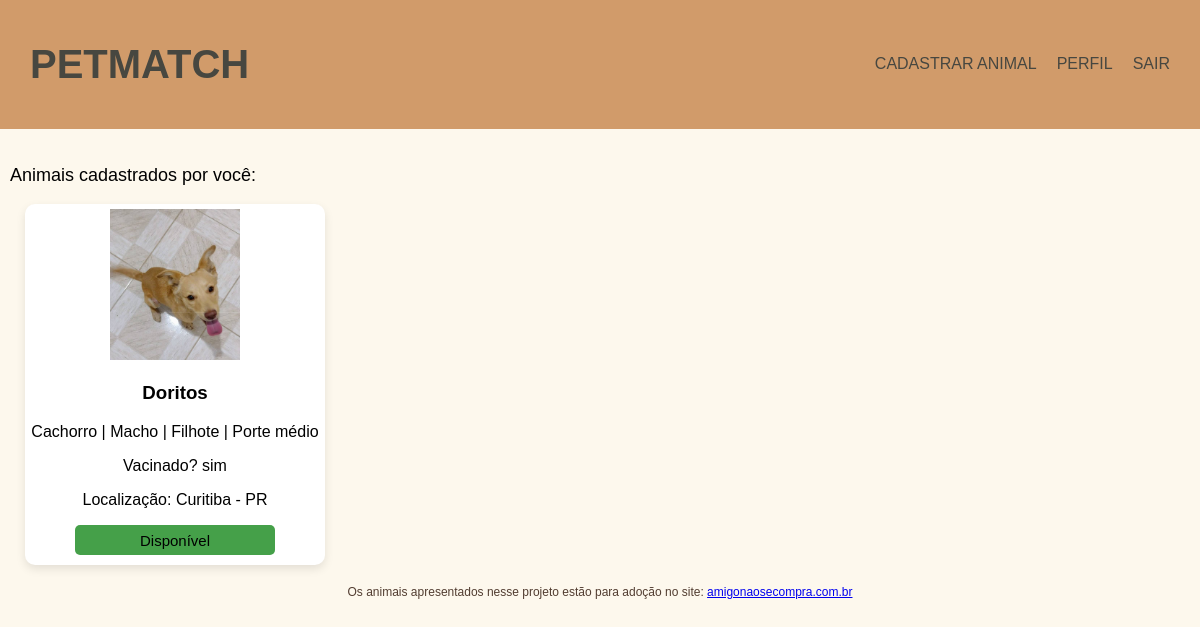
Page /doador (signed in) on the committed database.
### models.py (models this page shows)
class Animal(bdPetMatch.Model):
    __tablename__ = 'animal'
    id = bdPetMatch.Column(bdPetMatch.Integer, primary_key=True)
    nome = bdPetMatch.Column(bdPetMatch.String(150), nullable=False)
    imagem = bdPetMatch.Column(bdPetMatch.String(500), nullable=False)
    descricao = bdPetMatch.Column(bdPetMatch.String(200), nullable=False)
    vacinacao = bdPetMatch.Column(bdPetMatch.String(50), nullable=False)
    localizacao = bdPetMatch.Column(bdPetMatch.String(150), nullable=False)
    status = bdPetMatch.Column(bdPetMatch.String(80), default="Disponível")
    doador_id = bdPetMatch.Column(bdPetMatch.Integer, bdPetMatch.ForeignKey('usuario.id'), nullable=False)

### main.py (the view)
@app.route('/doador')
@login_required
def doador():
    animais = Animal.query.filter_by(doador_id=current_user.id).all()
    return render_template('doador.html', nome=current_user.nome, email=current_user.email, role=current_user.role, animais=animais)

### main.py (called while the page is built)
@lm.user_loader
def user_loader(id):
    usuario = bdPetMatch.session.query(Usuario).filter_by(id=id).first()
    return usuario

### templates/doador.html (shortened to what this page needs)
<!DOCTYPE html>
<html lang="pt-br">
<head>
</head>
<body>
    <div class="header">
        <h1>PETMATCH</h1>
        <div class="nav-links">
            <a href="{{ url_for('cadastroAnimal') }}">CADASTRAR ANIMAL</a>
            <a href="#">PERFIL
            </a>
            <a href="{{ url_for('logout') }}">SAIR</a>
        </div>
    </div>
    <br>
    <p class="txt">Animais cadastrados por você:</p>
    <div class="container">
            {% for animal in animais %}
            <div class="card">
                    <img src="{{ animal.imagem }}" alt="{{ animal.nome }}" width="130">
                    <h3>{{ animal.nome }}</h3>
                    <p>{{ animal.descricao }}</p>
                    <p>Vacinado? {{animal.vacinacao}}</p>
                    <p>Localização: {{ animal.localizacao }}</p>
                    <button class="disponivel {% if animal.status == 'Adotado' %} adotado {% endif %}"
                        {% if animal.status == 'Adotado' %} disabled {% endif %}>
                        {% if animal.status == 'Adotado' %} Adotado {% else %} {{ animal.status }} {% endif %}
                    </button>
                </div>
            {% endfor %}
    </div>
    <div class="footer">
        <p>Os animais apresentados nesse projeto estão para adoção no site: <a href="http://amigonaosecompra.com.br" target="_blank">amigonaosecompra.com.br</a></p>
    </div>
</body>
</html>

### templates/doador.html (style rules this page uses)
body { font-family: Arial, sans-serif; background-color: #fdf8ed; margin: 0; padding: 0; }
.header { display: flex; justify-content: space-between; align-items: center; background-color: #d19b6a; padding: 15px 30px; color: rgb(71, 71, 64); font-size: 20px; text-align: center; }
.nav-links { display: flex; gap: 20px; }
.nav-links a { text-decoration: none; color: rgb(71, 71, 64); font-size: 16px; position: relative; }
.footer { text-align: center; font-size: 12px; color: rgb(82, 61, 49); margin-top: 20px; }
.container { display: flex; margin-left: 10px; flex-wrap: wrap; gap:10px; }
.txt { font-size: 18px; margin-left: 10px; }
.card { justify-content: center; align-items: center; text-align: center; width: 300px; background-color: #fff; margin-left: 15px; justify-content: space-between; border-radius: 10px; box-shadow: 0 4px 10px rgba(0, 0, 0, 0.1); }
.card p { margin-left: 5px; margin-right: 5px; }
.card img { margin-top: 5px; }
.disponivel { margin-bottom: 10px; font-size: 15px; border: none; width: 200px; height: 30px; background-color: #45a049; border-radius: 5px; cursor: pointer; }

### rows in the picture
Animal: imagem (picture), nome "Doritos", descricao "Cachorro | Macho | Filhote | Porte médio", vacinacao "sim", localizacao "Curitiba - PR", status "Disponível"
